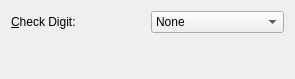
<ui version="4.0" >
 <class>grpMSICheck</class>
 <widget class="QWidget" name="grpMSICheck" >
  <property name="geometry" >
   <rect>
    <x>0</x>
    <y>0</y>
    <width>295</width>
    <height>79</height>
   </rect>
  </property>
  <property name="windowTitle" >
   <string>Form</string>
  </property>
  <layout class="QVBoxLayout" name="verticalLayout" >
   <item>
    <layout class="QHBoxLayout" name="horizontalLayout" >
     <item>
      <widget class="QLabel" name="lblMSICheck" >
       <property name="text" >
        <string>&amp;Check Digit:</string>
       </property>
       <property name="alignment" >
        <set>Qt::AlignLeading|Qt::AlignLeft|Qt::AlignVCenter</set>
       </property>
       <property name="buddy" >
        <cstring>cmbMSICheck</cstring>
       </property>
      </widget>
     </item>
     <item>
      <widget class="QComboBox" name="cmbMSICheck" >
       <item>
        <property name="text" >
         <string>None</string>
        </property>
       </item>
       <item>
        <property name="text" >
         <string>Mod-10</string>
        </property>
       </item>
       <item>
        <property name="text" >
         <string>Mod-10 &amp; Mod-10</string>
        </property>
       </item>
       <item>
        <property name="text" >
         <string>Mod-11</string>
        </property>
       </item>
       <item>
        <property name="text" >
         <string>Mod-11 &amp; Mod-10</string>
        </property>
       </item>
      </widget>
     </item>
    </layout>
   </item>
   <item>
    <spacer name="verticalSpacer" >
     <property name="orientation" >
      <enum>Qt::Vertical</enum>
     </property>
     <property name="sizeHint" stdset="0" >
      <size>
       <width>20</width>
       <height>31</height>
      </size>
     </property>
    </spacer>
   </item>
  </layout>
 </widget>
 <resources/>
 <connections/>
</ui>
